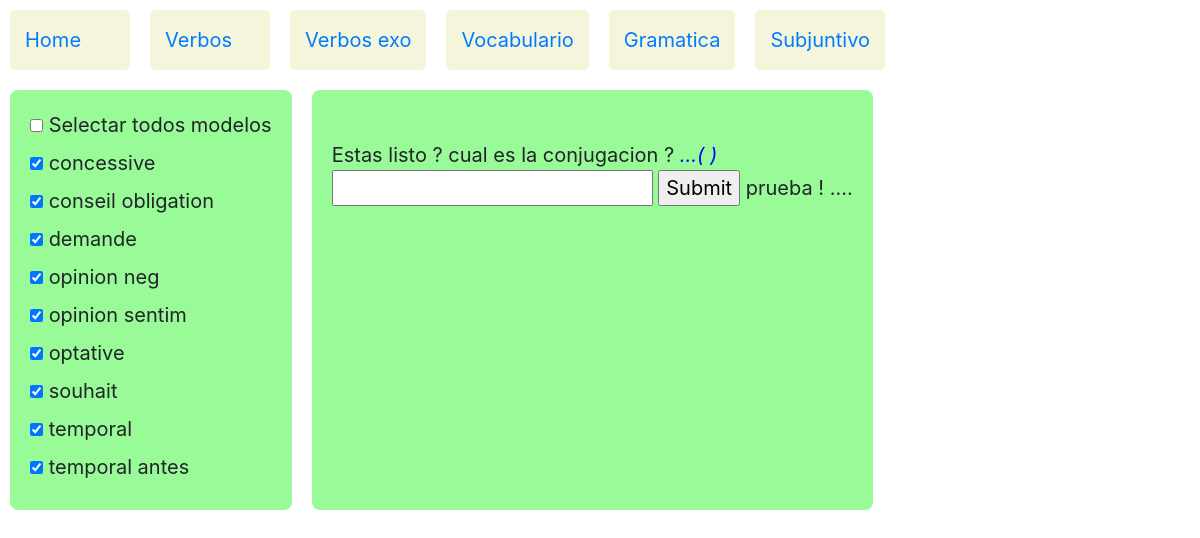
The app's page /verbos/subjuntivo/3502/3502 with its own data.
### verbos/models.py (models this page shows)
class Sub_modelo(models.Model):
    sub_modelo= models.CharField(max_length=30,null=True)
    sub_modelo_seq=models.IntegerField(null=True)
    def __str__(self):
        return self.sub_modelo

### verbos/views.py (the view, shortened to what this page needs)
# urls.py: path('subjuntivo/',views.subjuntivo,name='subjuntivo'),
def subjuntivo(request,id1,id2):
    titre="Conversaciones francés - español"
    texto="Francés aprendiendo español propone conversaciones mitad en francés / mitad en español a alguno/a que tiene español como lengua materna (para mejorar el nivel de los dos alumnos…). Propongo hacerlo una vez cada semana, durante hasta una hora ( Vivo en Paris 19ieme y soy un hombre adulto ). "
    mail = "kutta75@gmail.com"
    fecha = "01/07/2021"
    if request.method =="GET":
        princ="Estas listo ?"
        conjugacion=" prueba !"
        conj=" cual es la conjugacion ? "
    modelos=Sub_modelo.objects.all()
    jsmodelos=jslist(modelos)
    context= {
            "titre" : titre ,
            "texto" : texto ,
            "fecha" : fecha,
            "mail" : mail ,
            "conj" : conj ,
            "princ" : princ,
            "jsmodelos" : jsmodelos ,
            "modelos" : modelos,
            "conjugacion" : conjugacion
            }
    return render(request,"verbos/subjuntivo.html",context)

### verbos/views.py (called while the page is built)
def jslist(myqueryset):
    jstname=myqueryset.model.__name__
    jstlst=[]
    for item in myqueryset:
        jstlst.append([jstname,item.id])
    return jstlst

### verbos/templates/verbos/subjuntivo.html (shortened to what this page needs)
{% extends 'verbos/layout.html' %}
{% block body1 %}
	<form action= "{% url 'subjuntivo' id1='10' id2='20' %}"  method ="post">
	<div id="container" >
		<div>
			<input type="checkbox" data-type="modelo" id="modelo" name="checktodos" >
			<label for="modelo"> Selectar todos modelos  </label>
			<br>
			{% for modelo in modelos %}
			<input type="checkbox" id="Sub_modelo-{{modelo.id}}"  name="modelo"  data-storage="true" value="{{modelo.id}}"  >
			<label for="Sub_modelo-{{modelo.id}}"> {{modelo}}   </label>
			<br>
			{% endfor %}
		</div>
		<div>
			<br>  {{princ}} {{ conj}} {{ conjugacion.pronombre }}  <span class="exemple">...( {{ conjugacion.verbo }} ) </span> <br>
			<input autofocus id="myrespuesta" type="text" name="respuesta" autocapitalize=off>
	<input type="submit" value="Submit"> </input>
			{{ conjugacion }}  ....
		</div>
	</div>
	</form>
{% endblock %}

### records on screen
Sub_modelo: sub_modelo "concessive"
Sub_modelo: sub_modelo "conseil obligation"
Sub_modelo: sub_modelo "demande"
Sub_modelo: sub_modelo "opinion neg"
Sub_modelo: sub_modelo "opinion sentim"
Sub_modelo: sub_modelo "optative"
Sub_modelo: sub_modelo "souhait"
Sub_modelo: sub_modelo "temporal"
Sub_modelo: sub_modelo "temporal antes"

### other values on screen
{{ princ }} "Estas listo ?"
{{ conj }} "cual es la conjugacion ?"
{{ conjugacion }} "prueba !"
